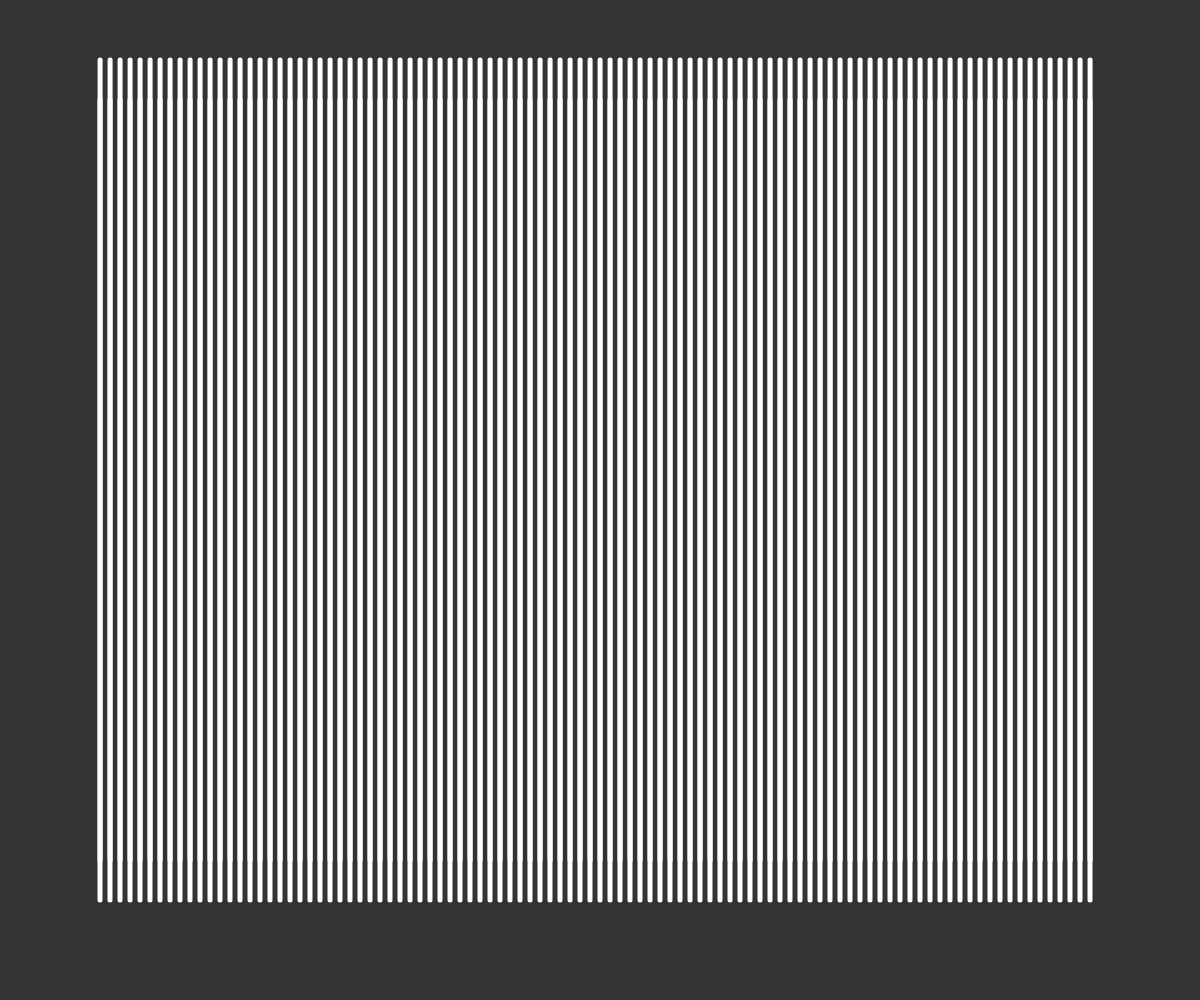
Frame 1 (no input)
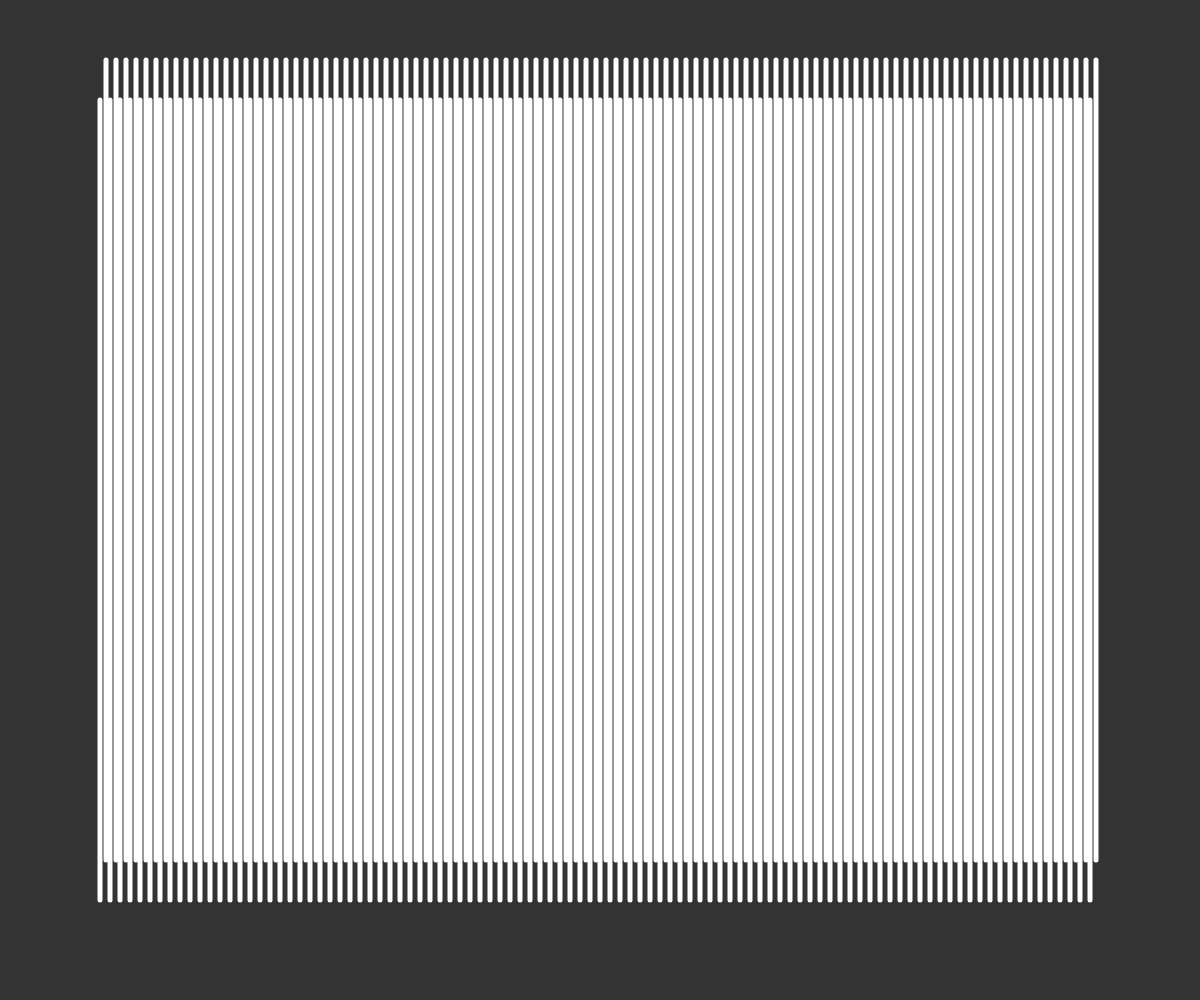
Frame 60 (no input)
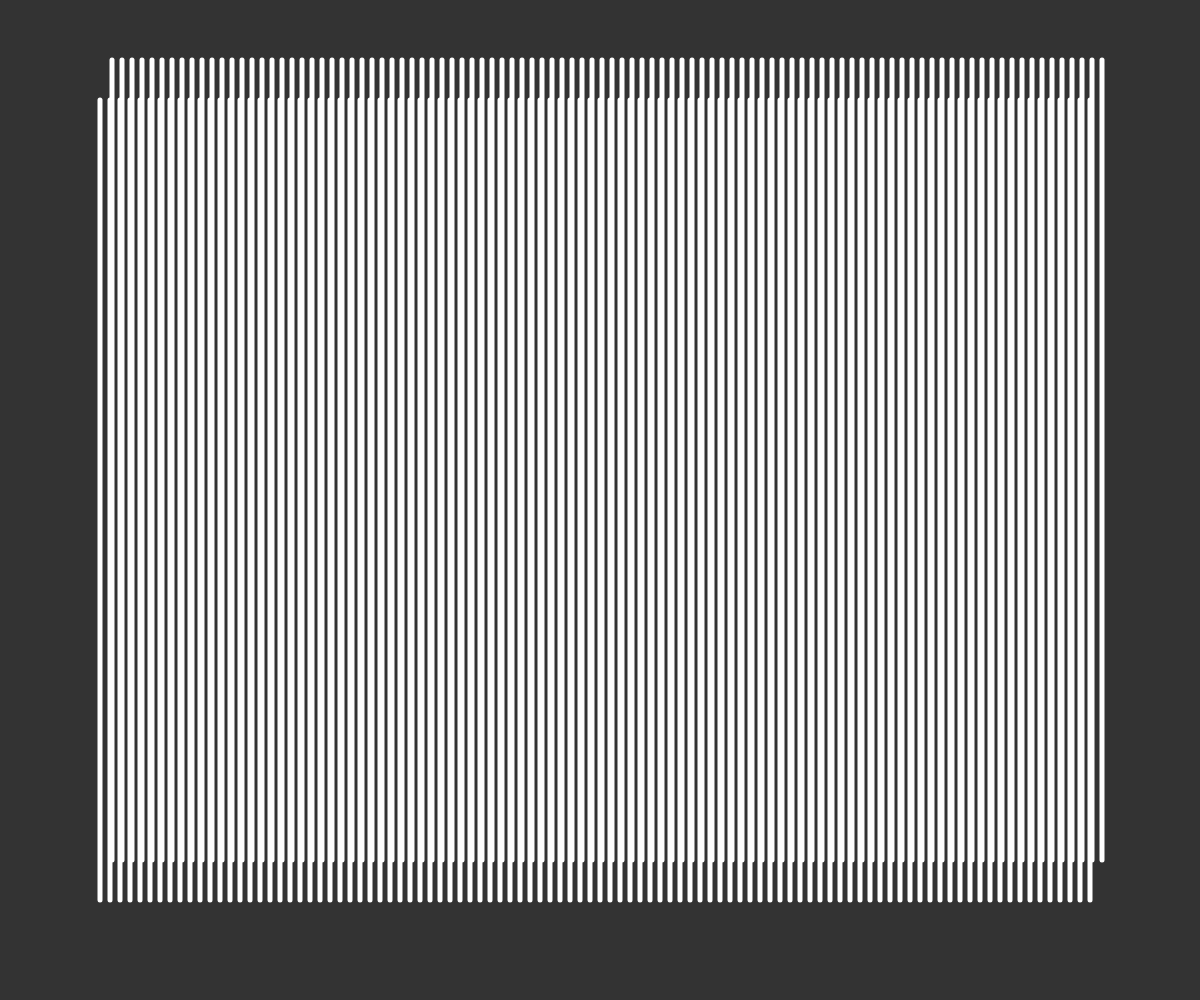
Frame 120 (the mouse pressed at the canvas centre since frame 60)

The p5.js sketch that drew these frames (run headless with seeded random() and noise() and a simulated clock; from frame 60 on, the mouse is pressed at the canvas centre):

// p5.js sketch
// ── sketch.js
let xoffset = 0,ratio=0.1;

function setup() {
  createCanvas(windowWidth, windowHeight);
}

function draw() {
  background(51);
  stroke(255);
  strokeWeight(5);

  xoffset += ratio;
  for (let x = 100; x < width - 100; x += 10) line(x, 100, x, height - 100);
  push();
  translate(xoffset, -40);

  for (let x = 100; x < width - 100; x += 10) {
    line(x, 100, x, height - 100);

  }
  pop();
  if(xoffset>35 || xoffset<0)ratio*=-1;
}
